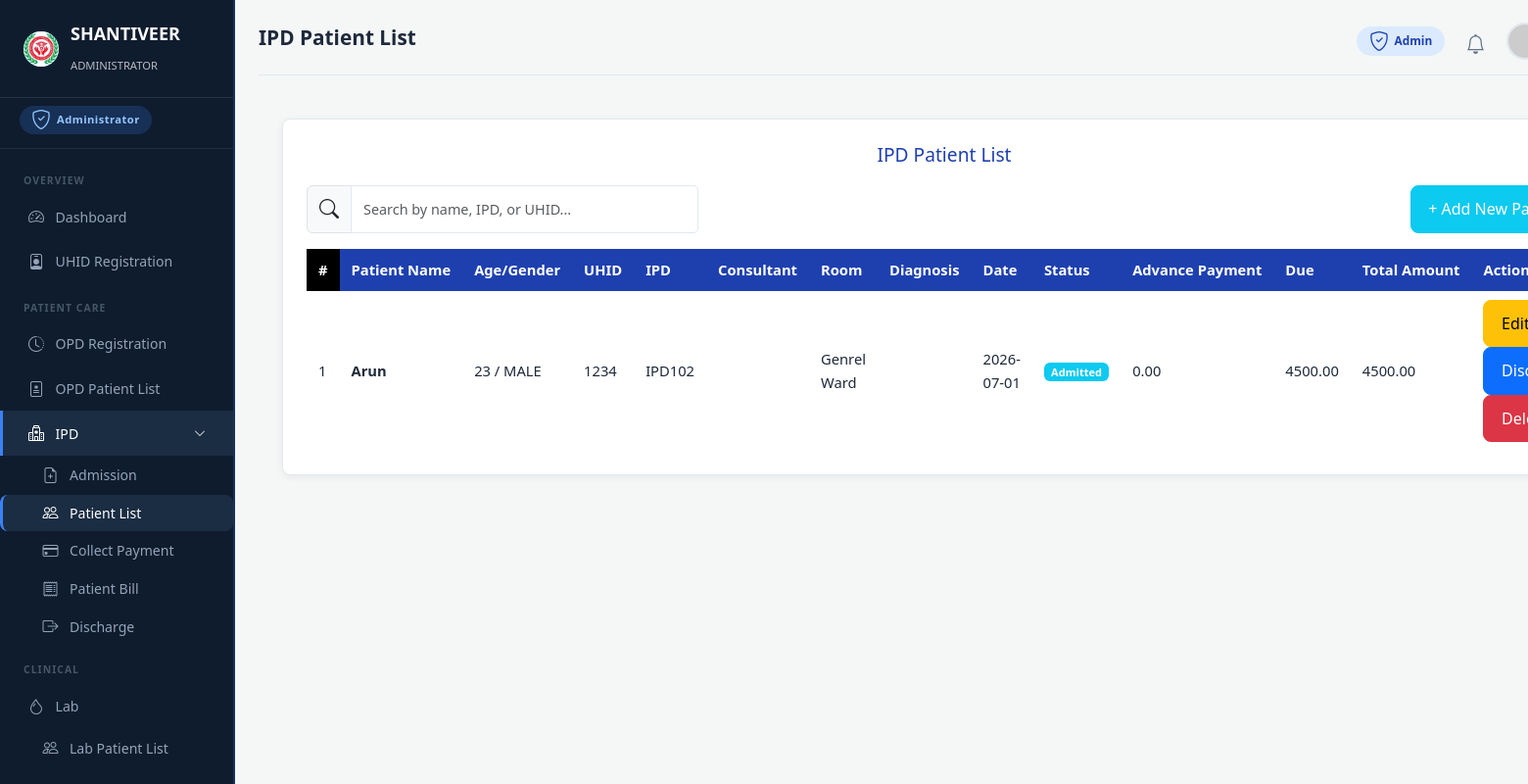
The app's page /ipd/ (signed in) with its own data.
### uhid/models.py (models this page shows, shortened)
class Patient(models.Model):
    GENDER_CHOICES = [('Male', 'Male'), ('Female', 'Female'), ('Other', 'Other')]
    MARITAL_CHOICES = [('Single', 'Single'), ('Married', 'Married')]
    uhid = models.CharField(max_length=20, unique=True, editable=False)
    title = models.CharField(max_length=10, default='Mr')
    name = models.CharField(max_length=200)
    guardian = models.CharField(max_length=200, blank=True)
    guardian_relation = models.CharField(max_length=10, default='S/o')
    gender = models.CharField(max_length=10, choices=GENDER_CHOICES, default='Male')
    marital_status = models.CharField(max_length=20, choices=MARITAL_CHOICES, default='Single')
    dob = models.DateField(null=True, blank=True)
    age_years = models.PositiveIntegerField(default=0)
    age_months = models.PositiveIntegerField(default=0)
    age_days = models.PositiveIntegerField(default=0)
    mobile = models.CharField(max_length=15)
    blood_group = models.CharField(max_length=5, default='NA')
    resident = models.CharField(max_length=50, default='India')
    state = models.CharField(max_length=100, blank=True)
    city = models.CharField(max_length=100, blank=True)
    address = models.TextField(blank=True)
    created_at = models.DateTimeField(auto_now_add=True)
    updated_at = models.DateTimeField(auto_now=True)
    history = HistoricalRecords()
    class Meta:
        ordering = ['-created_at']

### ipd/models.py (models this page shows, shortened)
class IPDAdmission(models.Model):
    STATUS_CHOICES = [('Admitted', 'Admitted'), ('Discharged', 'Discharged')]
    ipd_no = models.CharField(max_length=20, unique=True, editable=False)
    patient = models.ForeignKey(Patient, on_delete=models.CASCADE, related_name='ipd_admissions')
    date = models.DateField()
    time = models.TimeField(null=True, blank=True)
    guardian = models.CharField(max_length=200, blank=True)
    category = models.CharField(max_length=50, default='General')
    consultant = models.CharField(max_length=200, blank=True)
    kyc_type = models.CharField(max_length=50, blank=True)
    kyc_no = models.CharField(max_length=50, blank=True)
    room_category = models.CharField(max_length=100, blank=True)
    room_no = models.CharField(max_length=20, blank=True)
    diagnosis = models.TextField(blank=True)
    tpa = models.CharField(max_length=200, blank=True)
    policy_no = models.CharField(max_length=100, blank=True)
    insurance_co = models.CharField(max_length=200, blank=True)
    referral = models.CharField(max_length=200, blank=True)
    status = models.CharField(max_length=20, choices=STATUS_CHOICES, default='Admitted')
    created_at = models.DateTimeField(auto_now_add=True)
    bed_charge = models.DecimalField(
    max_digits=10,
    decimal_places=2,
    default=0)
    history = HistoricalRecords()
    class Meta:
        ordering = ['-date']

### ipd/views.py (the view)
# urls.py: path('', views.patient_list, name='patient_list'),
@require_module('ipd_list', level='view')
def patient_list(request):
    q = request.GET.get('q', '').strip()
    qs = IPDAdmission.objects.select_related('patient').filter(status='Admitted')
    if q:
        qs = qs.filter(
            Q(patient__name__icontains=q)
            | Q(ipd_no__icontains=q)
            | Q(patient__uhid__icontains=q)
        )
    qs = qs.annotate(
        advance_paid=Sum('payments__amount')
    )
    patients = []
    for a in qs:
        total_amount = _compute_ipd_bill_total(a)
        advance_paid = a.advance_paid or Decimal('0.00')
        due_amount = total_amount - advance_paid
        d = _ipd_dict(a)
        d.update({
            'total_amount': total_amount,
            'advance_paid': advance_paid,
            'due_amount': due_amount,
        })
        patients.append(d)
    return render(
        request,
        'ipd/patient_list.html',
        {'active_sidebar': 'ipd', 'patients': patients},
    )

### core/context_processors.py (called while the page is built)
def hospital_info(request):
    ctx = {
        'hospital_name': settings.HOSPITAL_NAME,
        'hospital_address': settings.HOSPITAL_ADDRESS,
        'hospital_phone': settings.HOSPITAL_PHONE,
    }
    if request.user.is_authenticated:
        ctx['unread_notifications'] = services.get_unread_notifications(request.user, limit=5)
        ctx['notification_count'] = services.get_unread_notification_count(request.user)
    else:
        ctx['unread_notifications'] = []
        ctx['notification_count'] = 0
    return ctx

def role_context(request):
    user = request.user
    if not user.is_authenticated:
        return {}
    role = rbac.get_user_role(user)
    access = {
        key: rbac.get_access_level(user, key) for key in rbac.MODULE_ACCESS
    }
    return {
        'user_role': role,
        'user_role_label': rbac.ROLE_LABELS.get(role, 'User'),
        'user_role_icon': rbac.ROLE_ICONS.get(role, 'bi-person'),
        'module_access': access,
    }

### core/rbac.py (called while the page is built, shortened)
def get_user_role(user):
    if not user.is_authenticated:
        return None
    if user.is_superuser or (user.is_staff and not user.groups.exists()):
        return ADMIN

def get_access_level(user, module_key):
    if not user.is_authenticated:
        return NONE
    if user.is_superuser:
        return FULL
    role = get_user_role(user)
    if role is None:
        return NONE
    return MODULE_ACCESS.get(module_key, {}).get(role, NONE)

def require_module(module_key, level=VIEW):
    def decorator(view_func):
        @wraps(view_func)
        @login_required
        def _wrapped(request, *args, **kwargs):
            access = get_access_level(request.user, module_key)
            if access == NONE or (level == FULL and access != FULL):
                raise PermissionDenied(
                    f"Your role does not have access to this module.")
            request.is_view_only = (access == VIEW)
            return view_func(request, *args, **kwargs)
        return _wrapped
    return decorator

### core/services.py (called while the page is built)
def get_unread_notifications(user=None, limit=10):
    return []

def get_unread_notification_count(user=None):
    return 0

### templates/ipd/patient_list.html (shortened to what this page needs)
{% extends 'base_ipd.html' %}
{% block page_title %}IPD Patient List{% endblock %}
{% block content %}
<div class="page-container">
    <div class="form-card">
        <h2>IPD Patient List</h2>
        <div class="d-flex justify-content-between mb-3">
            <div class="input-group" style="max-width:400px">
                <span class="input-group-text"><i class="bi bi-search"></i></span>
                <input type="text" class="form-control" placeholder="Search by name, IPD, or UHID..." name="q" form="searchForm">
            </div>
            <a href="{% url 'ipd:admission' %}" class="btn btn-info text-white">+ Add New Patient</a>
        </div>
        <table class="hms-table">
            <thead style="background:#000"><tr>
                <th style="background:#000;color:#fff">#</th><th>Patient Name</th><th>Age/Gender</th><th>UHID</th><th>IPD</th>
                <th>Consultant</th><th>Room</th><th>Diagnosis</th><th>Date</th><th>Status</th>
                <th>Advance Payment</th><th>Due</th><th>Total Amount</th>
                <th>Action</th>
            </tr></thead>
            <tbody>
            {% for p in patients %}
            <tr>
                <td>{{ forloop.counter }}</td>
                <td><strong>{{ p.name }}</strong></td><td>{{ p.age }} / {{ p.gender }}</td>
                <td>{{ p.uhid }}</td><td>{{ p.ipd_no }}</td><td>{{ p.consultant }}</td>
                <td>{{ p.room }}</td><td>{{ p.diagnosis|truncatewords:5 }}</td><td>{{ p.date }}</td>
                <td><span class="badge bg-info">{{ p.status }}</span></td>
                <td>{{ p.advance_paid|stringformat:"0.2f" }}</td>
                <td>{{ p.due_amount|stringformat:"0.2f" }}</td>
                <td>{{ p.total_amount|stringformat:"0.2f" }}</td>
                <td>
                    <a href="{% url 'ipd:admission' %}?edit={{ p.id }}" class="btn btn-warning btn-sm">Edit</a>
                    {% if p.status != 'Discharged' %}
                    <form method="post" action="{% url 'ipd:discharge_add' %}" style="display:inline;" onsubmit="return confirm('Discharge {{ p.name }}?');">
                        <button type="submit" class="btn btn-primary btn-sm">Discharge</button>
                    </form>
                    {% endif %}
                    <form method="post" action="{% url 'ipd:delete_patient' p.id %}" style="display:inline;" onsubmit="return confirm('Delete?');">
                        <button type="submit" class="btn btn-danger btn-sm">Delete</button>
                    </form>
                </td>
            </tr>
            {% endfor %}
            </tbody>
        </table>
    </div>
</div>
{% endblock %}

### statics/css/main.css (style rules this page uses)
:root { --navy: #0f1c2e; --navy-light: #1a2d42; --cyan: #00d4ff; --cyan-dark: #00b8d9; --primary-blue: #1e40af; --header-cyan: #00e5ff; --green-header: #2e7d32; --green-btn: #4caf50; --bg-light: #f4f7f6; --card-white: #ffffff; --text-dark: #1e293b; --text-muted: #64748b; --border: #e2e8f0; --danger: #dc2626; --warning: #f59e0b; --success: #059669; --ipd-nav: #0d2137; --sidebar-width: 240px; }
*, *::before, *::after { box-sizing: border-box; margin: 0; padding: 0; }
body { font-family: 'Segoe UI', system-ui, -apple-system, sans-serif; color: var(--text-dark); background: var(--bg-light); min-height: 100vh; font-size: 18px; line-height: 1.65; }
.bi { font-size: 1.25rem; line-height: 1; vertical-align: -0.125em; }
button, input[type="button"], input[type="submit"], input[type="reset"] { font-size: 1rem; }
.btn, .btn-cyan, .btn-save, .btn-view, .btn-action { font-size: 1rem; }
.btn { padding: 0.7rem 1.1rem; min-height: 44px; border-radius: 8px; }
a { text-decoration: none; }
input, select, textarea { font-family: inherit; font-size: 0.9rem; }
.form-control, .form-select { display: block; width: 100%; padding: 0.45rem 0.75rem; border: 1px solid var(--border); border-radius: 5px; background: #fff; font-size: 0.9rem; transition: border-color 0.15s; }
.page-container { padding: 1.5rem; max-width: 1400px; margin: 0 auto; }
.form-card { background: #fff; border-radius: 8px; padding: 1.5rem; box-shadow: 0 2px 8px rgba(0,0,0,0.06); border: 1px solid var(--border); margin-bottom: 1rem; }
.form-card h2 { text-align: center; color: var(--primary-blue); font-size: 1.2rem; margin-bottom: 1.25rem; }
.hms-table { width: 100%; border-collapse: collapse; font-size: 0.92rem; }
.hms-table thead th { background: var(--primary-blue); color: #fff; padding: 0.6rem 0.75rem; text-align: left; font-weight: 600; white-space: nowrap; }
.hms-table tbody td { padding: 0.55rem 0.75rem; border-bottom: 1px solid var(--border); vertical-align: middle; }
.hms-table tbody tr:last-child td { border-bottom: none; }
.mb-3 { margin-bottom: 1rem; }
.d-flex { display: flex; }

### statics/css/responsive_overrides.css (style rules this page uses)
.hms-table { table-layout: auto; }

### records on screen
Patient: name "Arun", age "23", gender "MALE", uhid "1234", ipd_no "IPD102", room "Genrel Ward", date "2026-07-01", status "Admitted", advance_paid "0.00", due_amount "4500.00", total_amount "4500.00"

### other values on screen
{{ user_role_label|default:"HOSPITAL"|upper }} "ADMINISTRATOR"
{{ user_role_label|default:"Administrator" }} "Administrator"
